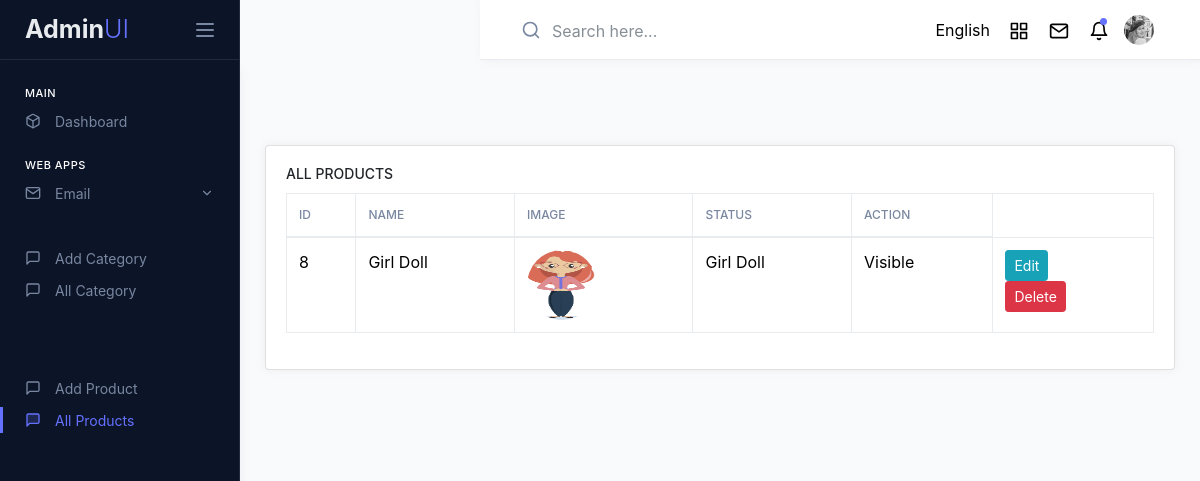
/admin/products.php (signed in), run on the app's committed database.
### tables this page shows
CREATE TABLE `products` (
  `id` int(11) NOT NULL,
  `category_id` int(11) NOT NULL,
  `name` varchar(191) NOT NULL,
  `slug` varchar(191) NOT NULL,
  `small_description` mediumtext NOT NULL,
  `description` mediumtext NOT NULL,
  `original_price` int(11) NOT NULL,
  `selling_price` int(11) NOT NULL,
  `image` varchar(191) NOT NULL,
  `qty` int(11) NOT NULL,
  `status` tinyint(4) NOT NULL DEFAULT 0,
  `trending` tinyint(4) NOT NULL DEFAULT 0,
  `meta_title` varchar(255) NOT NULL,
  `meta_description` mediumtext NOT NULL,
  `meta_keywords` mediumtext NOT NULL,
  `created_at` timestamp NOT NULL DEFAULT current_timestamp()
);

### functions/myfunctions.php (called while the page is built, shortened)
<?php
include("../config/dbconn.php");
function getAll($table)
{
    global $conn;
    $query = "SELECT * FROM $table";
    return $query_run = mysqli_query($conn, $query);
}

### admin/products.php (the view, shortened to what this page needs)
<?php
include 'includes/header.php';
include 'includes/sidebar.php';
?>
<div class="page-wrapper">
    <?php
    include 'includes/navbar.php';
    ?>
    <div class="page-content">
        <div class="containers">
            <div class="row">
                <div class="col-md-12 grid-margin stretch-card">
                    <div class="card">
                        <div class="card-body">
                            <h6 class="card-title">All Products</h6>
                            <table class="table table-bordered">
                                <thead>
                                    <tr>
                                        <th>ID</th>
                                        <th>Name</th>
                                        <th>Image</th>
                                        <th>Status</th>
                                        <th>Action</th>
                                    </tr>
                                </thead>
                                <tbody>
                                    <?php
                                    $products = getAll("products");
                                    if (mysqli_num_rows($products) > 0) {
                                        foreach ($products as $item) {
                                    ?>
                                            <tr>
                                                <td><?= $item['id']; ?></td>
                                                <td><?= $item['name']; ?></td>
                                                <td> <img src="../uploads/<?= $item['image'] ?>" alt="category" style="width: 70px; height: 70px;"></td>
                                                <td><?= $item['description']; ?></td>
                                                <td><?= $item['status'] == '0' ? "Visible" : "Hidden" ?></td>
                                                <td>
                                                    <a href="edit_product.php?id=<?= $item['id']; ?>" class="btn btn-sm btn-info">Edit</a>
                                                    <form action="code.php" method="post">
                                                        <button type="submit" class="btn btn-sm btn-danger delete_product_btn" name="delete_product_btn">Delete</button>
                                                    </form>
                                                </td>
                                            </tr>
                                    <?php
                                        }
                                    } else {
                                        echo "Not Record Found!";
                                    }
                                    ?>
                                </tbody>
                            </table>
                        </div>
                    </div>
                </div>
            </div>
        </div>
    </div>
        <?php
        include 'includes/footer.php';
        ?>

### data on the page
products: id "8", name "Girl Doll", image (picture), description "Girl Doll", status "Visible"
